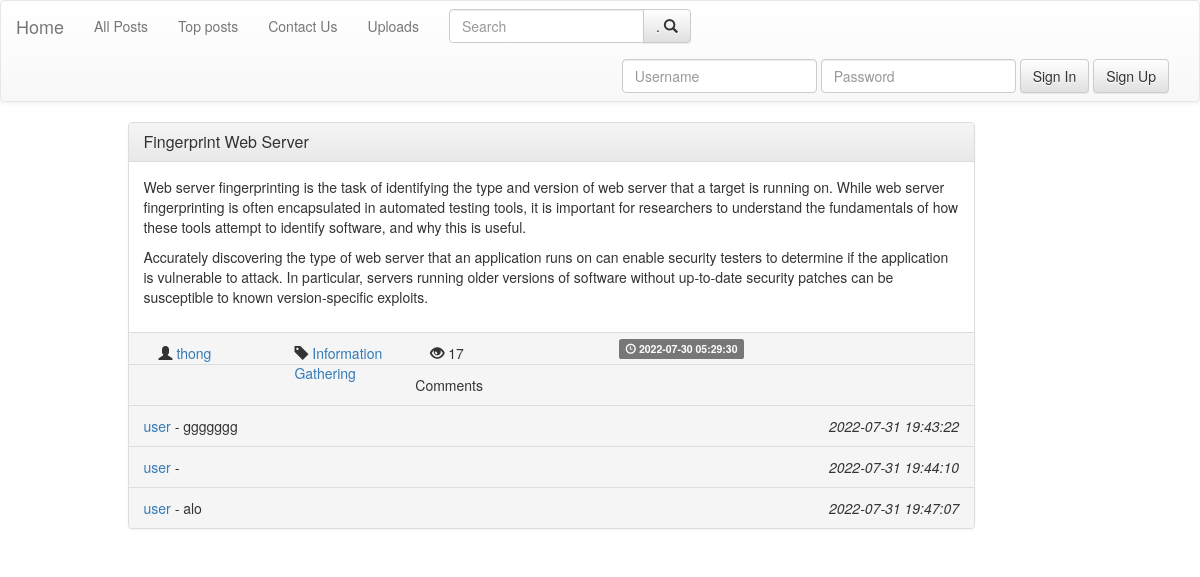
The page /posts/post.php?id=18 on the database its author committed.
### tables this page shows
CREATE TABLE `posts` (
  `postID` int(11) NOT NULL,
  `postTitle` varchar(200) NOT NULL,
  `postDesc` varchar(10000) NOT NULL,
  `postTime` timestamp NOT NULL DEFAULT current_timestamp() ON UPDATE current_timestamp(),
  `postTag` varchar(40) NOT NULL,
  `postAuthor` varchar(40) NOT NULL
);

CREATE TABLE `user_post` (
  `postAuthor` varchar(40) NOT NULL,
  `postID` int(11) NOT NULL,
  `postLikes` int(11) NOT NULL DEFAULT 0,
  `postDisLikes` int(11) NOT NULL,
  `postComments` int(11) NOT NULL DEFAULT 0,
  `postViews` int(11) NOT NULL DEFAULT 0
);

CREATE TABLE `comments` (
  `postID` int(11) NOT NULL,
  `commentID` int(11) NOT NULL,
  `commentDesc` varchar(500) NOT NULL,
  `commentAuthor` varchar(500) NOT NULL,
  `commentTime` timestamp NOT NULL DEFAULT current_timestamp() ON UPDATE current_timestamp()
);

### include/algos.php (called while the page is built, shortened)
<?php
function increament_views($id , $author) {
  include("../db/dbconnect.php");
  $query="SELECT *
          FROM user_post
          WHERE postID='$id'
          ";
  $result=mysqli_query($conn , $query);
  if($result==true) {
      if(mysqli_num_rows($result) == 1) {
          while($row = mysqli_fetch_assoc($result)) {
              $views=$row['postViews'];
              $views = $views + 1;
              $query="UPDATE user_post
                      SET postViews='$views'
                      WHERE postID='$id'
                      ";
              $res=mysqli_query($conn , $query);
              return $row['postViews'];
          }
      }
  } else {
      echo "Failed to load views";
  }
}
return 0;
?>

### include/frame_comment.php (the view)
<div class="panel-footer">
      <span>
            <a href=<?php echo "../users/profile.php?user=".$comment['commentAuthor'];?> >
                <?php echo $comment['commentAuthor']; ?>
            </a>
            <i>-</i>
              <?php echo $comment['commentDesc']; ?>
      </span>
      <span>
          <span class="pull-right"><i><?php echo $comment['commentTime']; ?></i></span>
      </span>
</div>

### include/frame_post.php (shortened to what this page needs)
<?php
	include_once("bootstrap_cdn.php");
?>
<div class="container">
		<div class="row">
			<div class="col-md-9 col-md-offset-1">
			<div class="panel panel-default">
		  		<div class="panel-heading">
		    		<h3 class="panel-title">
		    			<a href=<?php echo "post.php?id="; echo $id; ?> ><?php echo $title; ?></a>
		    		</h3>
		  		</div>
		  		<div class="panel-body">
						<?php
							echo $desc;
		    		?>
		  		</div>
		  		<div class="panel-footer">
						<span class="col-sm-2">
				  			<span class="glyphicon glyphicon-user" aria-hidden="true"></span>
				  			<a href=<?php echo "../users/profile.php?user="; echo $author; ?> >
										<?php echo $author?>
				  			</a>
					</span>
					<span class="col-sm-2">
							<span class="glyphicon glyphicon-tag" aria-hidden="true"></span>
			  			<a href=<?php echo "post.php?tags="; echo $tags; ?> >
									<?php echo $tags;?>
			  			</a>
					</span>
						<span class="col-sm-3">
							<?php
								 if(isset($views)) {
									 echo "<span class='glyphicon glyphicon-eye-open' aria-hidden='true'></span>"." ".$views;
								 }
							?>
						</span>
		  			<span class="label label-default">
							<span class="glyphicon glyphicon-time" aria-hidden="true"></span> <?php echo $time ?>
						</span>
		  		</div>
			<?php
					if(isset($_REQUEST['id'])) {
							include("../posts/comments.php");
					}
			?>
			</div>
		</div>
		</div>
</div>

### posts/comments.php
<?php
      $query="SELECT * FROM comments WHERE postID='$id'  ";
      $result=mysqli_query($conn , $query);
      if($result) {
        echo "
        <div class='panel-footer'>
        Comments
        </div>
        ";
          if(mysqli_num_rows($result) > 0) {
            while($comment=mysqli_fetch_assoc($result)) {
                include("../include/frame_comment.php");
            }
          }
      } else {
        echo "Query failed";
      }
?>

### rows shown on the page
posts: postTitle "Fingerprint Web Server", postDesc "Web server fingerprinting is the task of identifying the type and version of web server that a target is running on. While web server fingerprinting is often encapsulated in automated testing tools, it is important for researchers to understand the fundamentals of how these tools attempt to identify software, and why this is useful. Accurately discovering the type of web server that an application runs on can enable security testers to determine if the application is vulnerable to attack. In particular, servers running older versions of software without up-to-date security patches can be susceptible to known version-specific exploits.", postAuthor "thong", postTag "Information Gathering", views "17", postTime "2022-07-30 05:29:30"
comments: commentAuthor "user", commentDesc "ggggggg", commentTime "2022-07-31 19:43:22"
comments: commentAuthor "user", commentTime "2022-07-31 19:44:10"
comments: commentAuthor "user", commentDesc "alo", commentTime "2022-07-31 19:47:07"
